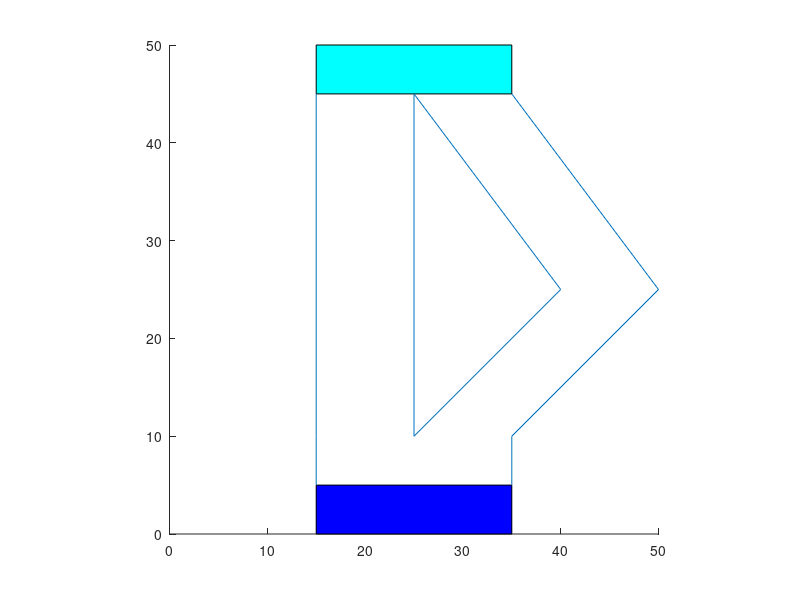

Recreate this plot in MATLAB. (Note: this script raises an error after producing the figure.)
close all;
clear all;
hold on;

global numAnts simTime p_length;

simTime = 1000;
numAnts = 20;
p_length = 60;


images = struct('cdata',{},'colormap',{});
imgframe = 1;

xmax = 50;
ymax = xmax;

axis([0 xmax 0 ymax]);
axis square;

rectangle('Position',[15 0 20 5],'FaceColor','b');
rectangle('Position',[15 45 20 5],'FaceColor','c');

c_path(1).left = [15 5; 15 10];
c_path(1).right = [35 5; 35 10];
path(1).left = [15 10;  15 45];
path(1).right = [25 10;  25 45];
path(2).left = [25 10; 40 25; 25 45];
path(2).right = [35 10; 50 25; 35 45];

for j = 1:length(c_path)    
    for i = 1:length(c_path(j).left)-1
        line([c_path(j).left(i,1) c_path(j).left(i+1,1)], [c_path(j).left(i,2) c_path(j).left(i+1,2)]);
    end
    for i = 1:length(c_path(j).right)-1
        line([c_path(j).right(i,1) c_path(j).right(i+1,1)], [c_path(j).right(i,2) c_path(j).right(i+1,2)]);
    end
end

for j = 1:length(path)
    for i = 1:length(path(j).left)-1
        line([path(j).left(i,1) path(j).left(i+1,1)], [path(j).left(i,2) path(j).left(i+1,2)]);
    end
    for i = 1:length(path(j).right)-1
        line([path(j).right(i,1) path(j).right(i+1,1)], [path(j).right(i,2) path(j).right(i+1,2)]);
    end
end

ants = struct([]);

for i = 1:numAnts
   ants(i).name = i;
   ants(i).step = 1;
   ants(i).pos = [25 6];
   ants(i).prev_pos = ants(i).pos;
   if mod(i,2) == 1
       ants(i).existence = 1 + (((i-1)/numAnts) * simTime);%ceil((simTime *(3/4))* rand());
   else
       ants(i).existence = ants(i-1).existence;
   end
   ants(i).dir =  pi/3 +  (pi/3 * rand(1)); %ceil(20*rand(1));
   ants(i).active = 0;
   ants(i).to_food = 1;
   ants(i).plot = 1;
   ants(i).p_plots = ones(p_length,1);
   ants(i).path = 1;
end

time = 1;

while time <= simTime    
    ants = next_ant_move(ants, c_path, path);
    
    pause(0.01);
    
    images(imgframe) = getframe;
    imgframe = imgframe + 1;
    
    ants = refresh_plots(ants,time);
    
    ants = update_ants(ants, time);
    
    time = time + 1;    
end

% for i = 1:imgframe-1
%    [im map] = frame2im(images(i));
%    imwrite(im,['plot',num2str(i),'.jpg'],'jpg');
% end

movie2avi(images,'movie7.avi','compression','Cinepak','fps',10);